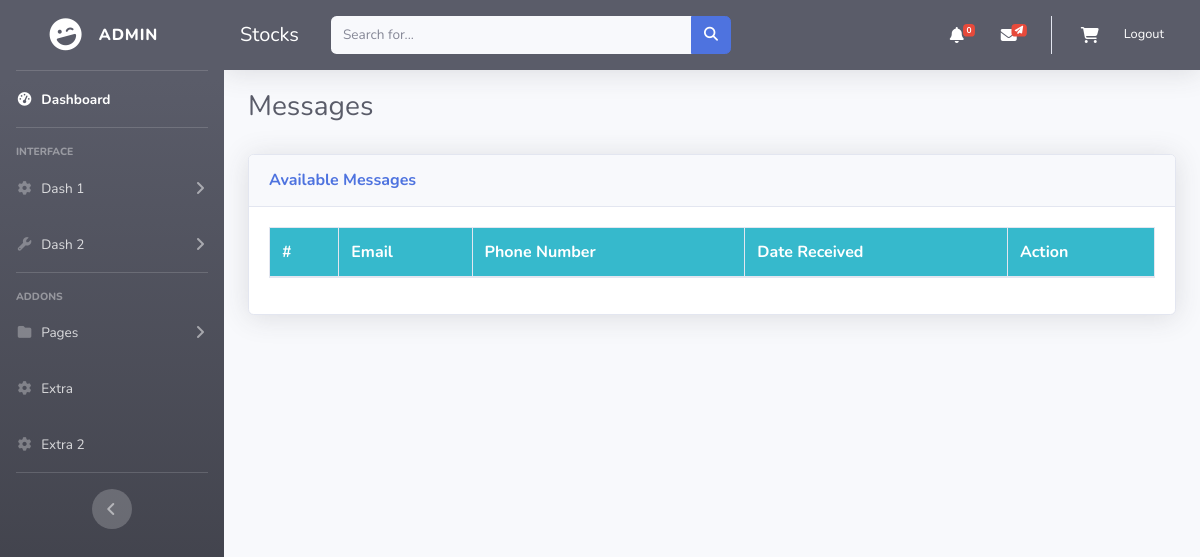
/messages/ (signed in), run on an earlier commit of the app's database.
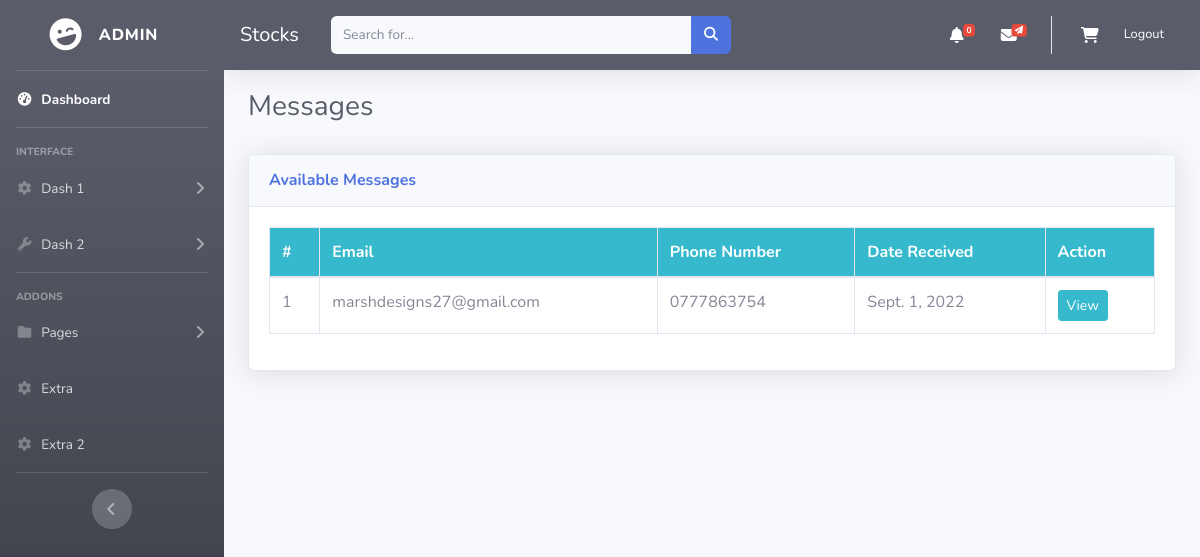
And on a later commit of the database.
### dashboard/models.py (models this page shows, shortened)
class Message(models.Model):
    email = models.CharField(max_length=200, blank=True,null=True)
    phone_number = models.CharField(max_length=200,blank=True,null=True)
    message = models.TextField(max_length=1000, blank=True, null=True)
    date_sent = models.DateField(auto_now_add=True)

### dashboard/views.py (the view)
# urls.py: path('messages/', views.viewMessages , name= 'messages'),##check
@login_required(login_url='login')
def viewMessages(request):
    context = {
        'view_msg': Message.objects.all(),
    }
    return render(request, 'skeleton/messages.html', context)

### dashboard/cart.py (called while the page is built)
    def __len__(self):
        return sum(item['quantity'] for item in self.cart.values())

### dashboard/context_processors.py (called while the page is built)
def notifications(request):
    allnotifications = BroadcastNotification.objects.all()
    return {'notifications': allnotifications}

def cart(request):
    return {'cart': Cart(request)}

### templates/skeleton/messages.html (shortened to what this page needs)
{% extends 'body/base.html' %}
{% load crispy_forms_tags %}
{% block content %}
<div class="container-fluid">
    <div class="d-sm-flex align-items-center justify-content-between mb-4">
        <h1 class="h3 mb-0 text-gray-800" style='margin-top:20px;'>Messages</h1>
    </div>
    <div class="card shadow mb-4" style='margin-top:30px;'>
        <div class="card-header py-3">
            <h6 class="m-0 font-weight-bold text-primary">Available Messages</h6>
        </div>
        <div class="card-body">
            <div class="table-responsive">
                <table class="table table-bordered" id="dataTable" width="100%" cellspacing="0">
                    <thead class='bg-info'>
                        <tr class="text-white">
                            <th scope="col">#</th>
                            <th scope="col">Email</th>
                            <th scope="col">Phone Number</th>
                            <th scope="col">Date Received</th>
                            <th scope="col">Action</th>
                        </tr>
                    </thead>
                    <tbody>
                        {% for view_msg  in view_msg  %}
                        <tr>
                            <td>{{forloop.counter}}</td>
                            <td>{{ view_msg.email }}</td>
                            <td>{{ view_msg.phone_number }}</td>
                            <td>{{ view_msg.date_sent }}</td>
                            <td>
                                <a class="btn btn-info btn-sm" href="{% url 'reply_msg' view_msg.id %}">View</a>
                            </td>
                        </tr>
                        {% endfor %}
                    </tbody>
                </table>
            </div>
        </div>
    </div>
</div>
{% endblock %}

What changed in the data, as far as the page shows it:
added Message: email "marshdesigns27@gmail.com", phone_number "0777863754", date_sent "Sept. 1, 2022"
